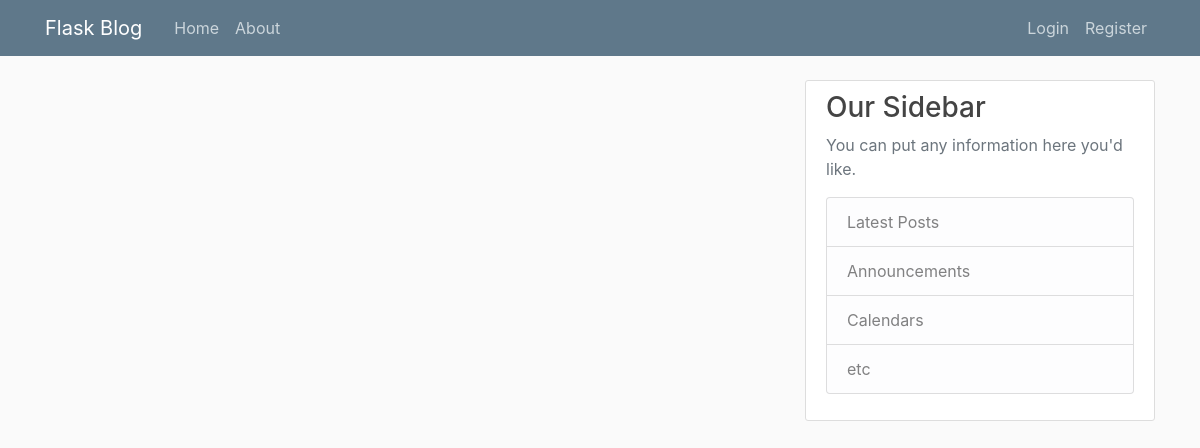
The app's page /home, older data.
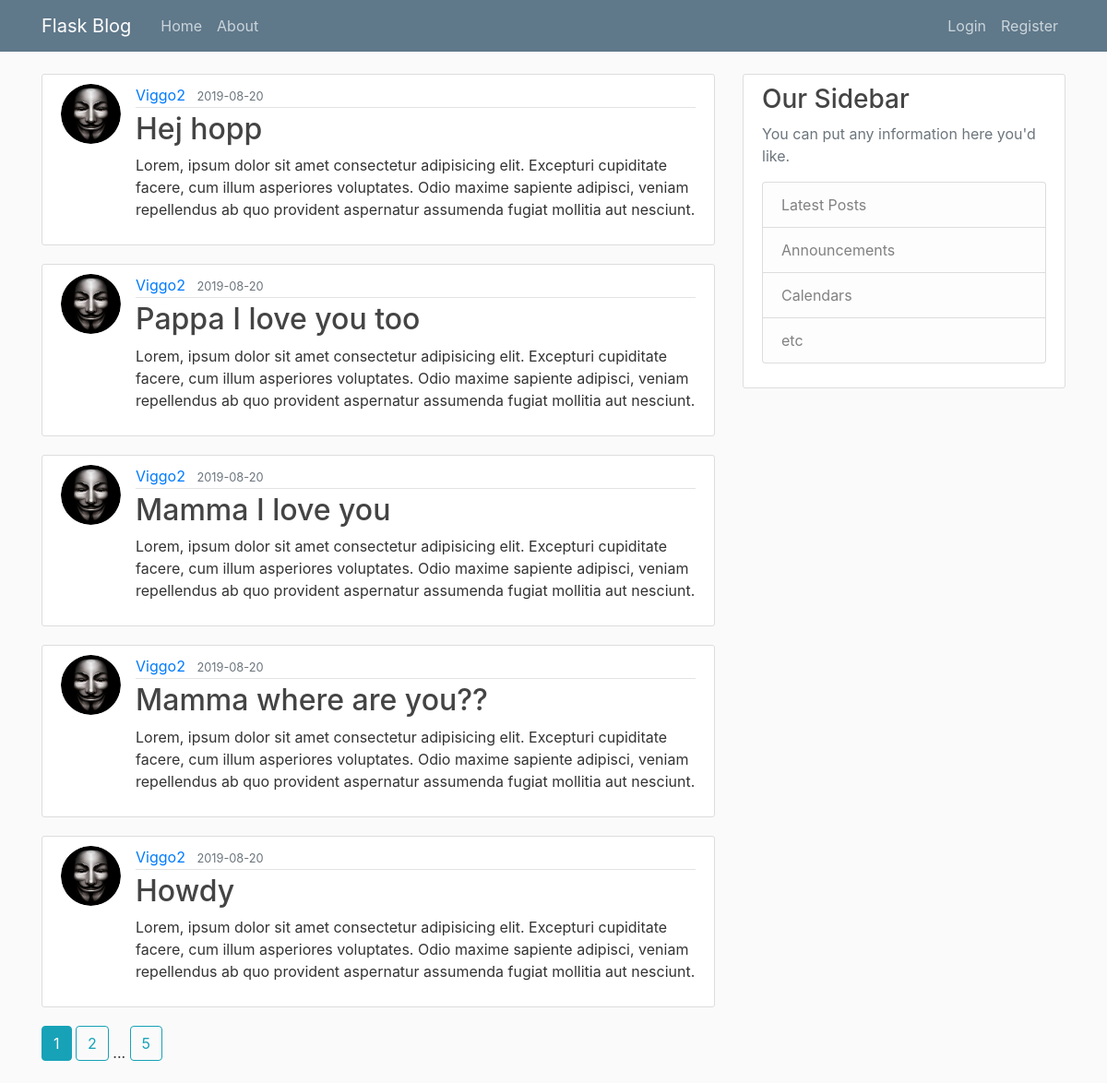
The same page, newer data.
### flaskblog/models.py (models this page shows, shortened)
class Post(db.Model):
    id = db.Column(db.Integer, primary_key=True)
    title = db.Column(db.String(100), nullable=False)
    date_posted = db.Column(db.DateTime, nullable=False,
                            default=datetime.utcnow)
    content = db.Column(db.Text, nullable=False)
    user_id = db.Column(db.Integer, db.ForeignKey('user.id'), nullable=False)

class User(db.Model, UserMixin):
    id = db.Column(db.Integer, primary_key=True)
    username = db.Column(db.String(20), unique=True, nullable=False)
    email = db.Column(db.String(120), unique=True, nullable=False)
    image_file = db.Column(db.String(20), nullable=False,
                           default='default.jpg')
    password = db.Column(db.String(60), nullable=False)
    posts = db.relationship('Post', backref='author', lazy=True)

### flaskblog/main/routes.py (the view)
@main.route("/")
@main.route("/home")
def home():
    page = request.args.get('page', 1, type=int)
    posts = Post.query.order_by(
        Post.date_posted.desc()).paginate(page=page, per_page=5)
    return render_template('home.html', posts=posts)

### flaskblog/templates/home.html
{% extends "layout.html" %}
{% block content %}
{% for post in posts.items %}
<article class="media content-section">
    <img class="rounded-circle article-img"
        src="{{ url_for('static', filename='profile_pics/' + post.author.image_file) }}" alt="">
    <div class="media-body">
        <div class="article-metadata">
            <a class="mr-2" href="{{ url_for('users.user_posts', username=post.author.username) }}">{{ post.author.username }}</a>
            <small class="text-muted">{{ post.date_posted.strftime('%Y-%m-%d') }}</small>
        </div>
        <h2><a class="article-title" href="{{ url_for('posts.post', post_id=post.id) }}">{{ post.title }}</a></h2>
        <p class="article-content">{{ post.content }}</p>
    </div>
</article>
{% endfor %}
{% for page_num in posts.iter_pages(left_edge=1, right_edge=1, left_current=1, right_current=2) %}
{% if page_num %}
{% if posts.page == page_num %}
<a class="btn btn-info mb-4" href="{{ url_for('main.home', page=page_num) }}">{{ page_num }}</a>
{% else %}
<a class="btn btn-outline-info mb-4" href="{{ url_for('main.home', page=page_num) }}">{{ page_num }}</a>
{% endif %}
{% else %}
...
{% endif %}
{% endfor %}
{% endblock content %}

### flaskblog/templates/layout.html (shortened to what this page needs)
<!DOCTYPE html>
<html>
<head>
    <link rel="stylesheet" href="https://stackpath.bootstrapcdn.com/bootstrap/4.3.1/css/bootstrap.min.css"
>
    <link rel="stylesheet" type="text/css" href="{{ url_for('static', filename='main.css') }}">
</head>
<body>
    <header class="site-header">
        <nav class="navbar navbar-expand-md navbar-dark bg-steel fixed-top">
            <div class="container">
                <a class="navbar-brand mr-4" href="/">Flask Blog</a>
                <div class="collapse navbar-collapse" id="navbarToggle">
                    <div class="navbar-nav mr-auto">
                        <a class="nav-item nav-link" href="{{ url_for('main.home') }}">Home</a>
                        <a class="nav-item nav-link" href="{{ url_for('main.about') }}">About</a>
                    </div>
                    <div class="navbar-nav">
                        {% if current_user.is_authenticated %}
                        <a class="nav-item nav-link" href="{{ url_for('posts.new_post') }}">New Post</a>
                        <a class="nav-item nav-link" href="{{ url_for('users.account') }}">Account</a>
                        <a class="nav-item nav-link" href="{{ url_for('users.logout') }}">Logout</a>
                        {% else %}
                        <a class="nav-item nav-link" href="{{ url_for('users.login') }}">Login</a>
                        <a class="nav-item nav-link" href="{{ url_for('users.register') }}">Register</a>
                        {% endif %}
                    </div>
                </div>
            </div>
        </nav>
    </header>
    <main role="main" class="container">
        <div class="row">
            <div class="col-md-8">
                {% block content %}{% endblock %}
            </div>
            <div class="col-md-4">
                <div class="content-section">
                    <h3>Our Sidebar</h3>
                    <p class="text-muted">You can put any information here you'd like.
                        <ul class="list-group">
                            <li class="list-group-item list-group-item-light">Latest Posts</li>
                            <li class="list-group-item list-group-item-light">Announcements</li>
                            <li class="list-group-item list-group-item-light">Calendars</li>
                            <li class="list-group-item list-group-item-light">etc</li>
                        </ul>
                    </p>
                </div>
            </div>
        </div>
    </main>
</body>
</html>

### flaskblog/static/main.css (style rules this page uses)
body { background: #fafafa; color: #333333; margin-top: 5rem; }
h1, h2, h3, h4, h5, h6 { color: #444444; }
.bg-steel { background-color: #5f788a; }
.site-header .navbar-nav .nav-link { color: #cbd5db; }
.content-section { background: #ffffff; padding: 10px 20px; border: 1px solid #dddddd; border-radius: 3px; margin-bottom: 20px; }
.article-title { color: #444444; }
.article-content { white-space: pre-line; }
.article-img { height: 65px; width: 65px; margin-right: 16px; }
.article-metadata { padding-bottom: 1px; margin-bottom: 4px; border-bottom: 1px solid #e3e3e3 }

Row changes from the older to the newer data that the page shows:
added Post: image_file (placeholder picture), author.username "Viggo2", date_posted "2019-08-20", title "Hej hopp", content "Lorem, ipsum dolor sit amet consectetur adipisicing elit. Excepturi cupiditate facere, cum illum asperiores voluptates. Odio maxime sapiente adipisci, veniam repellendus ab quo provident aspernatur assumenda fugiat mollitia aut nesciunt."
added Post: image_file (placeholder picture), author.username "Viggo2", date_posted "2019-08-20", title "Pappa I love you too", content "Lorem, ipsum dolor sit amet consectetur adipisicing elit. Excepturi cupiditate facere, cum illum asperiores voluptates. Odio maxime sapiente adipisci, veniam repellendus ab quo provident aspernatur assumenda fugiat mollitia aut nesciunt."
added Post: image_file (placeholder picture), author.username "Viggo2", date_posted "2019-08-20", title "Mamma I love you", content "Lorem, ipsum dolor sit amet consectetur adipisicing elit. Excepturi cupiditate facere, cum illum asperiores voluptates. Odio maxime sapiente adipisci, veniam repellendus ab quo provident aspernatur assumenda fugiat mollitia aut nesciunt."
added Post: image_file (placeholder picture), author.username "Viggo2", date_posted "2019-08-20", title "Mamma where are you??", content "Lorem, ipsum dolor sit amet consectetur adipisicing elit. Excepturi cupiditate facere, cum illum asperiores voluptates. Odio maxime sapiente adipisci, veniam repellendus ab quo provident aspernatur assumenda fugiat mollitia aut nesciunt."
added Post: image_file (placeholder picture), author.username "Viggo2", date_posted "2019-08-20", title "Howdy", content "Lorem, ipsum dolor sit amet consectetur adipisicing elit. Excepturi cupiditate facere, cum illum asperiores voluptates. Odio maxime sapiente adipisci, veniam repellendus ab quo provident aspernatur assumenda fugiat mollitia aut nesciunt."
Text that changed along with them:
new list line: "1"
new list line: "2"
new list line: "5"
